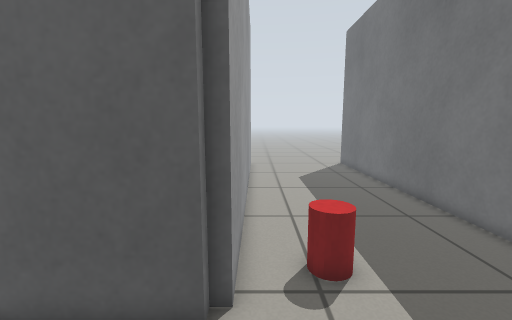
View 1 (above)

18 first-person views from a walk through a Gazebo world. The camera is 0.78 m above the floor, tilts 8° down and sees 90° across. The floor is counted in squares, 0.2 m on a side. Each view is taken from the middle of a square. On the plan, view 1 faces up. The plan holds only what a view shows up to about 20 squares ahead; the rest is blank.

View 2
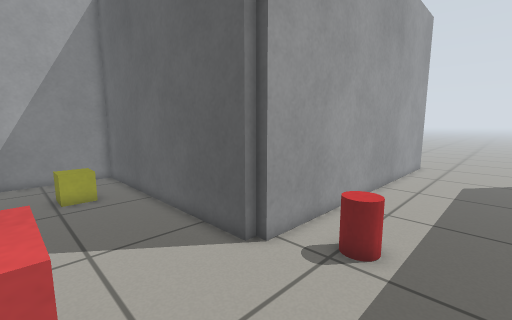

View 3
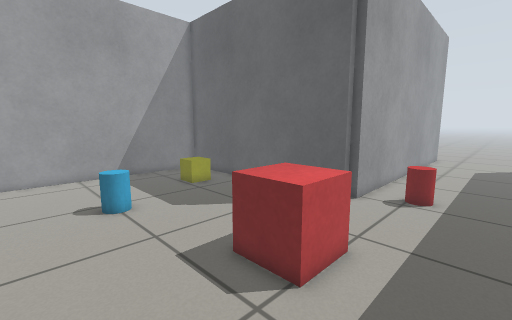

View 4
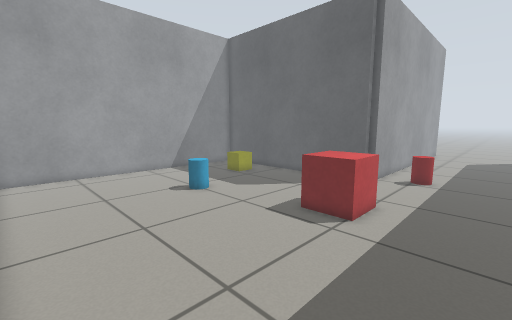

View 5
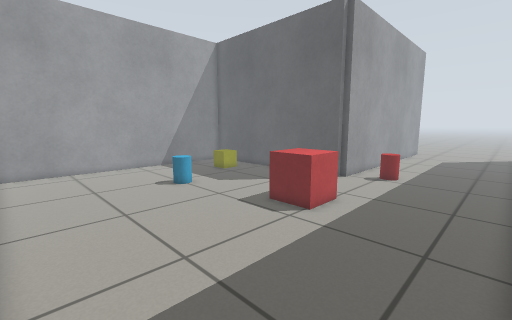

View 6
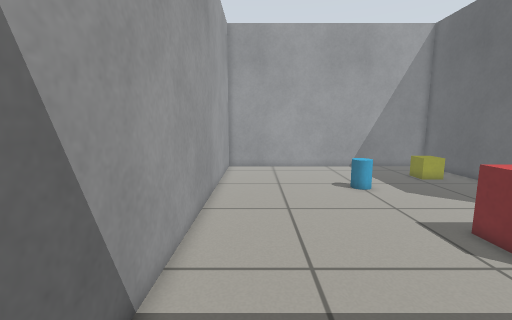

View 7
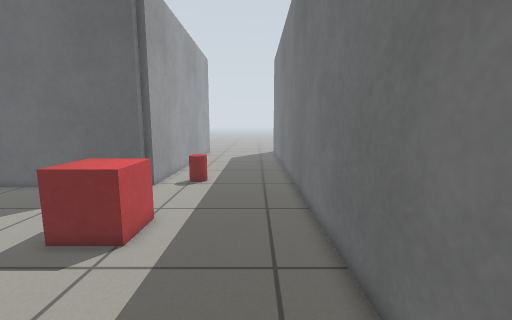

View 8
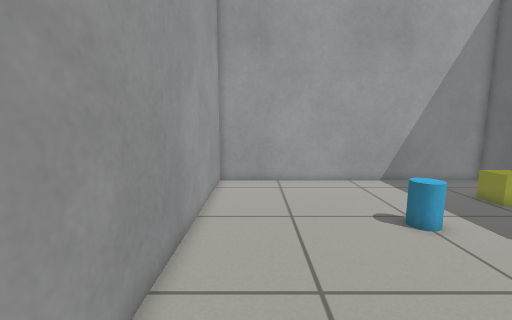

View 9
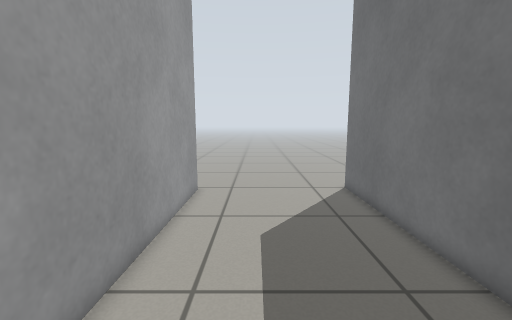

View 10
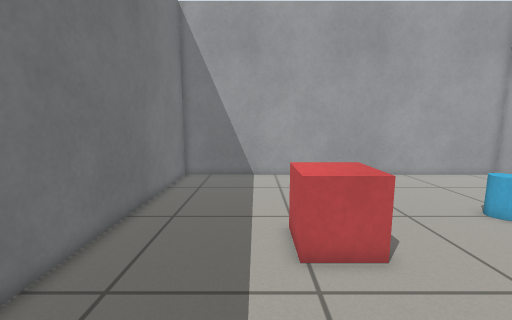

View 11
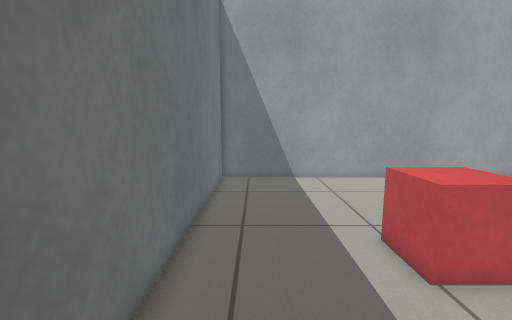

View 12
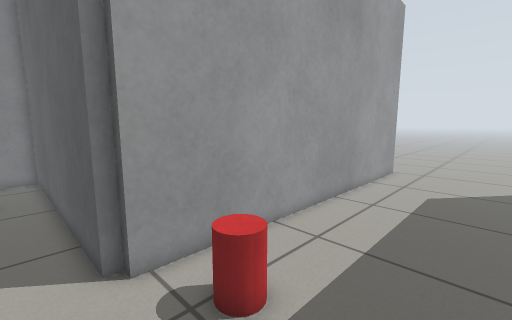

View 13
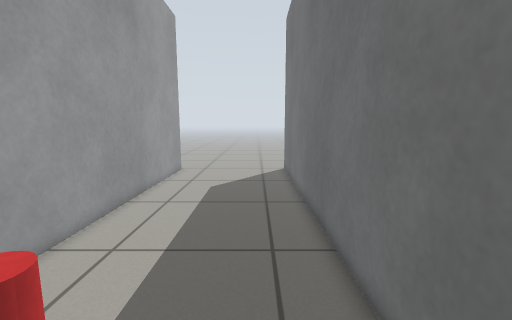

View 14
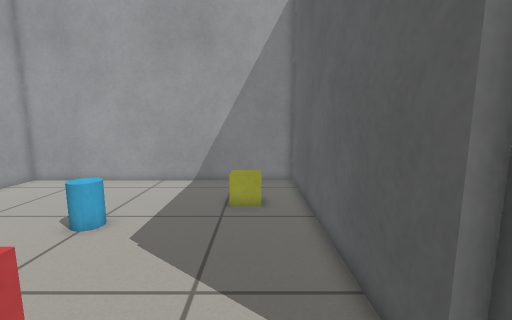

View 15
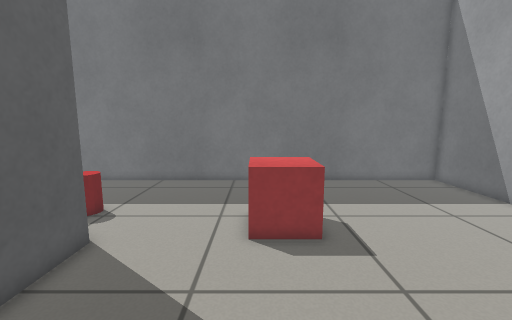

View 16
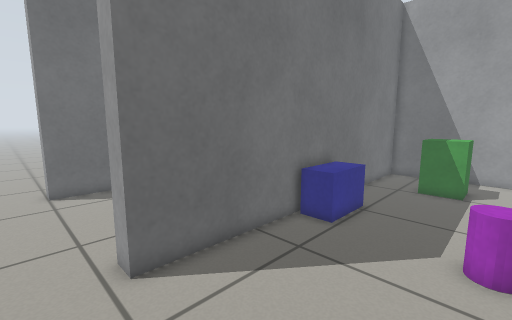

View 17
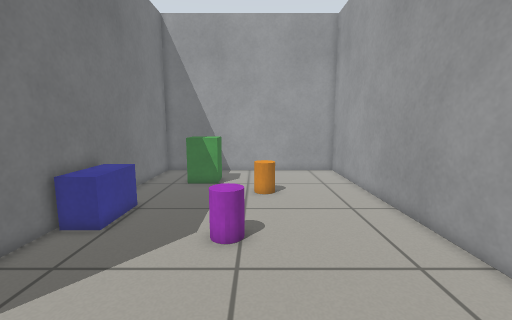

View 18
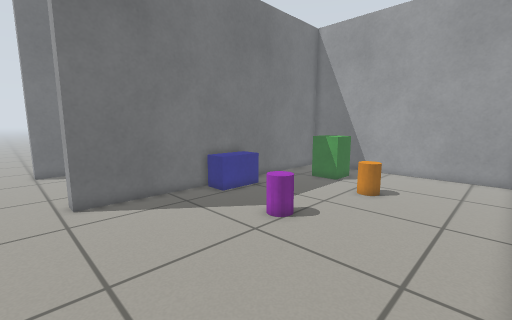

### Floor plan
Points are (right, up) in squares from view 1. A wall is a line through its corners. A room is listed if a view was taken in it or the views show most of it. See-through windows are left out.
Room 1 (views 1, 2, 3, 4, 5, 6, 7, 8, 9, 10, 11, 12, 13, 14, 15)
walls: (-0.5, 25) (-0.5, 5) (-1, 5) (-1, 4.5) (-15.5, 4.5) (-15.5, -13.5) (8.5, -13.5) (8.5, 25.5)
ways out: opening at (-1, 26) to room 2; opening at (9, 26.5)
objects: yellow box (-11, 1) to (-10, 2); drink can (-8, -5) to (-7, -4); red box (-1, -3) to (2, -1); drink can (2, 6) to (2, 7)
Room 2 (views 16, 17, 18)
walls: (-15.5, 21) (-15.5, 6.8); (-15.2, 5.5) (-1.5, 5.5) (-1.5, 25) (-0.5, 25)
ways out: opening at (-1, 26) to room 1
objects: drink can (-10, 12) to (-9, 13); drink can (-8, 18) to (-8, 19); green box (-6, 9) to (-5, 10); blue box (-3, 15) to (-2, 18)

Where each view was taken, in squares from view 1:
view 1: 0 up, 0 right, facing up
view 2: 1 down, 5 right, facing up-left
view 3: 8 down, 5 right, facing up-left
view 4: 13 down, 6 right, facing up-left
view 5: 13 down, 8 right, facing up-left
view 6: 11 down, 8 right, facing left
view 7: 11 down, 6 right, facing up
view 8: 11 down, 2 right, facing left
view 9: 10 up, 3 right, facing up
view 10: 6 up, 3 right, facing down
view 11: 5 up, 6 right, facing down
view 12: 3 up, 6 right, facing up-left
view 13: 3 up, 6 right, facing up
view 14: 2 up, 2 right, facing left
view 15: 1 down, 9 left, facing right
view 16: 27 up, 8 left, facing down-right
view 17: 27 up, 9 left, facing down
view 18: 27 up, 15 left, facing down-right
